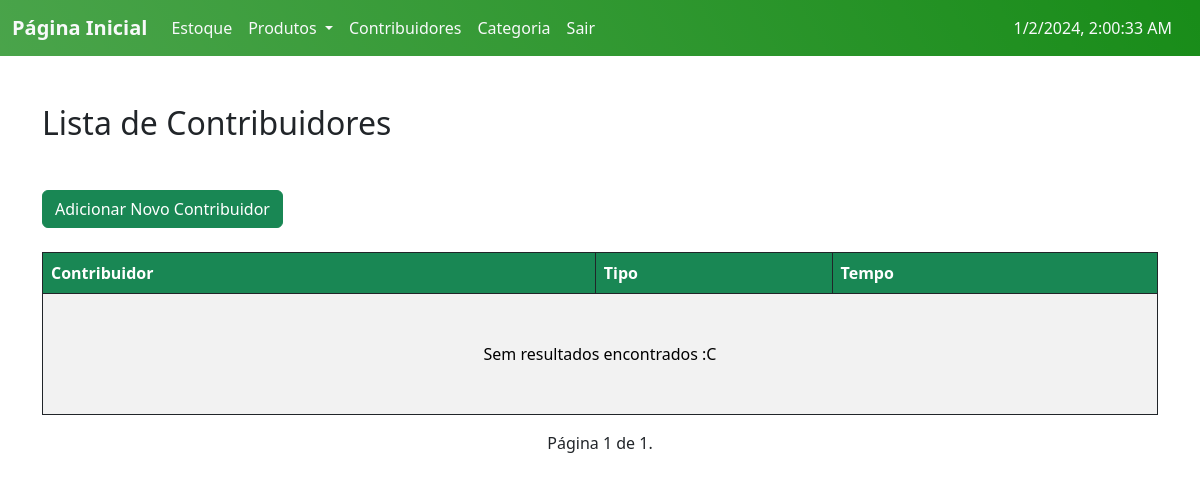
Before: /Contribuidores/ (signed in) with the older database file.
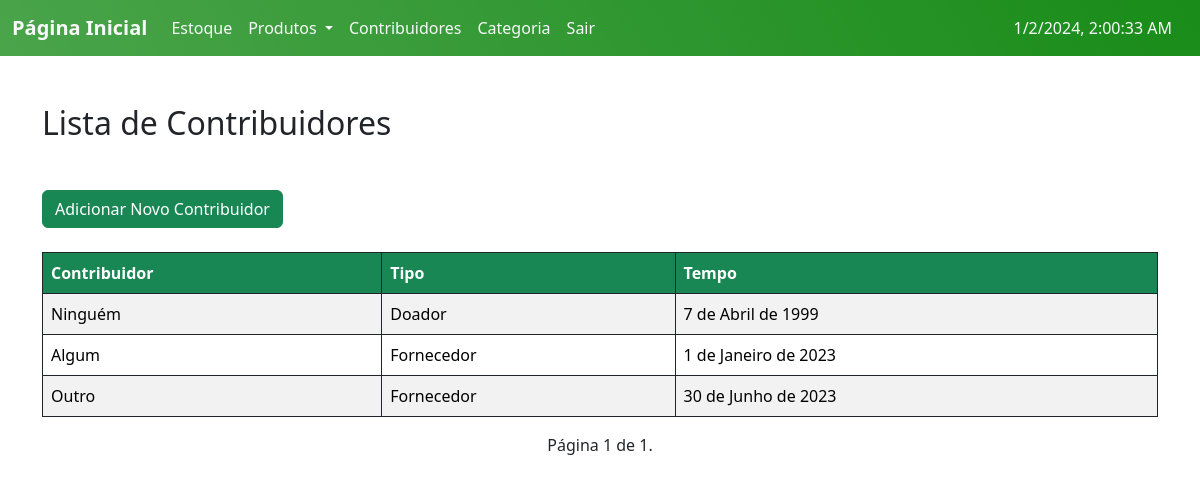
After: the same page with the newer database file.
### ABSJ/models.py (models this page shows, shortened)
class Contribuidor(models.Model):
    slug = models.SlugField(unique=True)
    contribuidor = models.CharField(max_length=250, unique=True)
    tipocontribuidor = models.CharField(choices=CONTRIBUIDOR, max_length=10)
    tempo = models.DateField()
    tempo_ultima_atualizacao = models.DateField(default=date.today)
    quantidade_dias = models.PositiveIntegerField(default=0)
    observacoes = models.TextField(blank=True, null=True)
    class Meta:
        ordering = ['tempo']

### ABSJ/views.py (the view)
# urls.py: path('Contribuidores/', v.contribuidor, name='contribuidores'),
@login_required
def contribuidor(request):
    contribuidores = m.Contribuidor.objects.all()
    paginator = Paginator(contribuidores, 10)
    page = request.GET.get('page')
    try:
        contribuidores = paginator.page(page)
    except PageNotAnInteger:
        contribuidores = paginator.page(1)
    except EmptyPage:
        contribuidores = paginator.page(paginator.num_pages)
    return render (request, 'list_Contribuidores.html', {'contribuidores':contribuidores})

### templates/list_Contribuidores.html (shortened to what this page needs)
{% extends 'home.html' %}
{% load static %}
{% block content %}
<div class="container mt-5 ">
  <h2 class="mb-5">Lista de Contribuidores</h2>
  {% if user.username == 'admin' %}
  <a class="btn btn-success mb-4"  href="{% url 'ContribuidorForm' %}">Adicionar Novo Contribuidor</a>
  {% endif %}
  <div class="table-responsive">
    <table class="table table-striped table-bordered table-hover border-dark">
      <thead id="customTableHead" class="thead-dark">
        <tr>
          <th scope="col">Contribuidor</th>
          <th scope="col">Tipo</th>
          <th scope="col">Tempo</th>
        </tr>
      </thead>
      <tbody>
        {% if contribuidores %}
        {% for c in contribuidores %}
          <tr class="table-white border-dark custom-links">
            <td><a href="{% url 'Contribuidor_read' slug=c.slug %}" class="specific-link">{{ c.contribuidor }}</a></td>
            <td>{{ c.tipocontribuidor }}</td>
            <td>{{ c.tempo }}</td>
          </tr>
        {% endfor %}
        {% else %}
        <tr>
          <td class="text-center p-5" colspan="5">Sem resultados encontrados :C</td>
        </tr>
        {% endif %}
      </tbody>
    </table>
    <div class="pagination">
      <span class="step-links">
          <span class="current">
              Página {{ contribuidores.number }} de {{ contribuidores.paginator.num_pages }}.
          </span>
      </span>
    </div>
  </div>
</div>
{% endblock %}

Changed rows visible on the page:
added Contribuidor: contribuidor "Ninguém", tipocontribuidor "Doador", tempo "7 de Abril de 1999"
added Contribuidor: contribuidor "Algum", tipocontribuidor "Fornecedor", tempo "1 de Janeiro de 2023"
added Contribuidor: contribuidor "Outro", tipocontribuidor "Fornecedor", tempo "30 de Junho de 2023"
Other visible differences:
text no longer shown: "Sem resultados encontrados :C"
